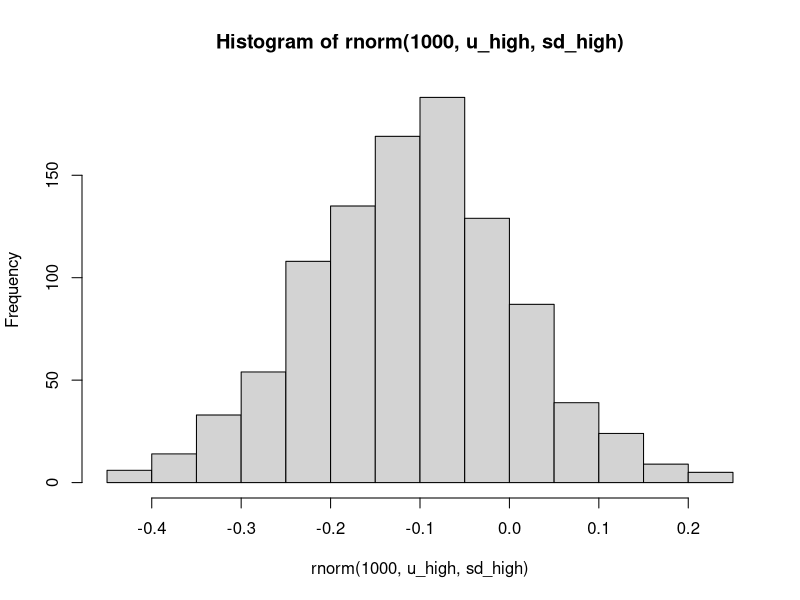
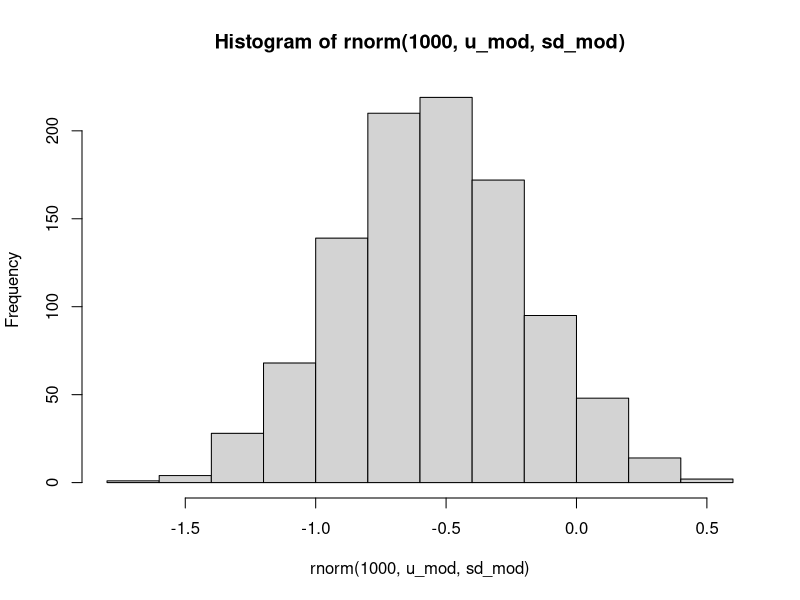
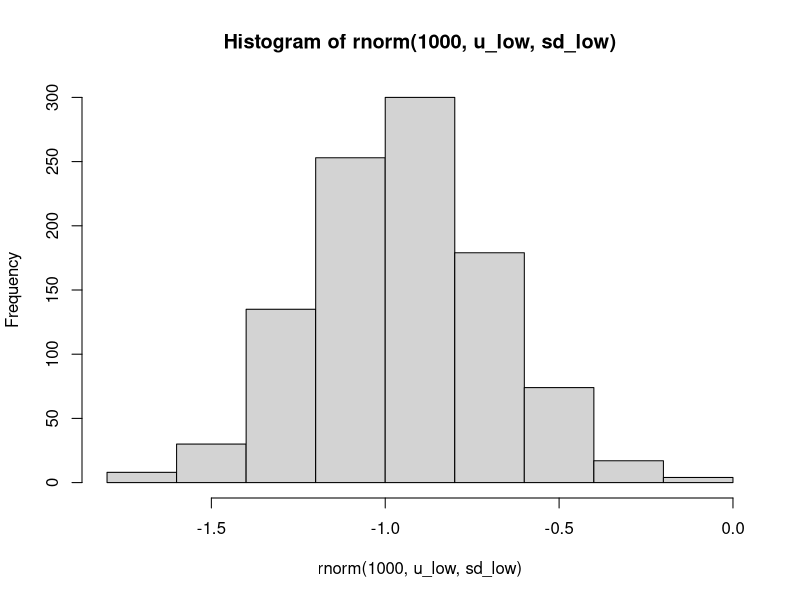

Source code (R) for these figures, in order: (Note: this script raises an error after producing the figures.)
# Turner model

# High quality obs trials

lower_high = 0.8
upper_high = 1

u_high = (log(lower_high) + log(upper_high))/2
sd_high = (log(upper_high) - log(lower_high))/2

hist(rnorm(1000, u_high, sd_high))

# Mod quality obs trials

lower_mod <- 0.4
upper_mod <- 0.8

u_mod = (log(lower_mod) + log(upper_mod))/2
sd_mod = (log(upper_mod) - log(lower_mod))/2

hist(rnorm(1000, u_mod, sd_mod))


# low quality obs trials

lower_low <- 0.3
upper_low <- 0.5

u_low = (log(lower_low) + log(upper_low))/2
sd_low = (log(upper_low) - log(lower_low))/2

hist(rnorm(1000, u_low, sd_low))


ex <- df %>% mutate(TE = ma_list$rcts_low$TE,
                    seTE = ma_list$rcts_low$seTE,
                    se_w = case_when(design == "rct" ~ sqrt(seTE^2/1), #no inflation for RCTs
                                     design == "obs_high" ~ sqrt(seTE^2/0.8), # Inflate by 40%
                                     design == "obs_mod" ~ sqrt(seTE^2/0.5), # Inflate by 40%
                                     TRUE ~ sqrt(seTE^2/0.3)),
                    se_wu = case_when(design == "rct" ~ seTE,
                                        design == "obs_high" ~ sqrt(seTE^2 + sd_high^2),
                                        design == "obs_mod" ~ sqrt(seTE^2 + sd_mod^2),
                                        TRUE ~ sqrt(seTE^2 + sd_low^2)),
                    te_bp = case_when(design == "rct" ~ TE + 0,
                                      design == "obs_high" ~ TE + bias_obs_high*-1,
                                      design == "obs_mod" ~ TE + bias_obs_mod*-1,
                                      TRUE ~ TE + bias_obs_low*-1),
                    
                    te_bi = case_when(design == "rct" ~ TE + 0,
                                      design == "obs_high" ~ TE + u_high*-1,
                                      design == "obs_mod" ~ TE + u_mod*-1,
                                      TRUE ~ TE + u_low*-1),
                    var = seTE^2,
                    var_w = se_w^2
)
